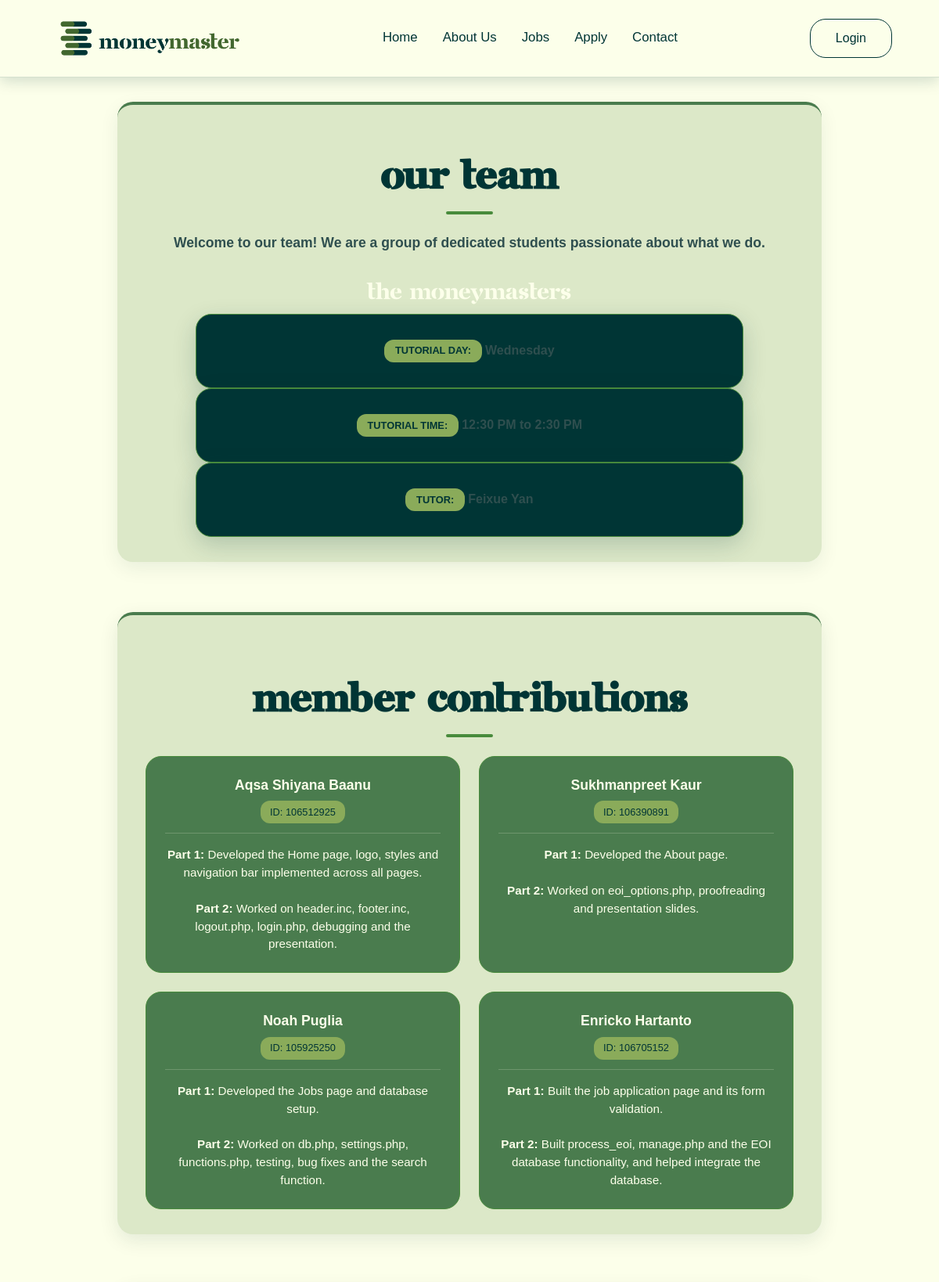
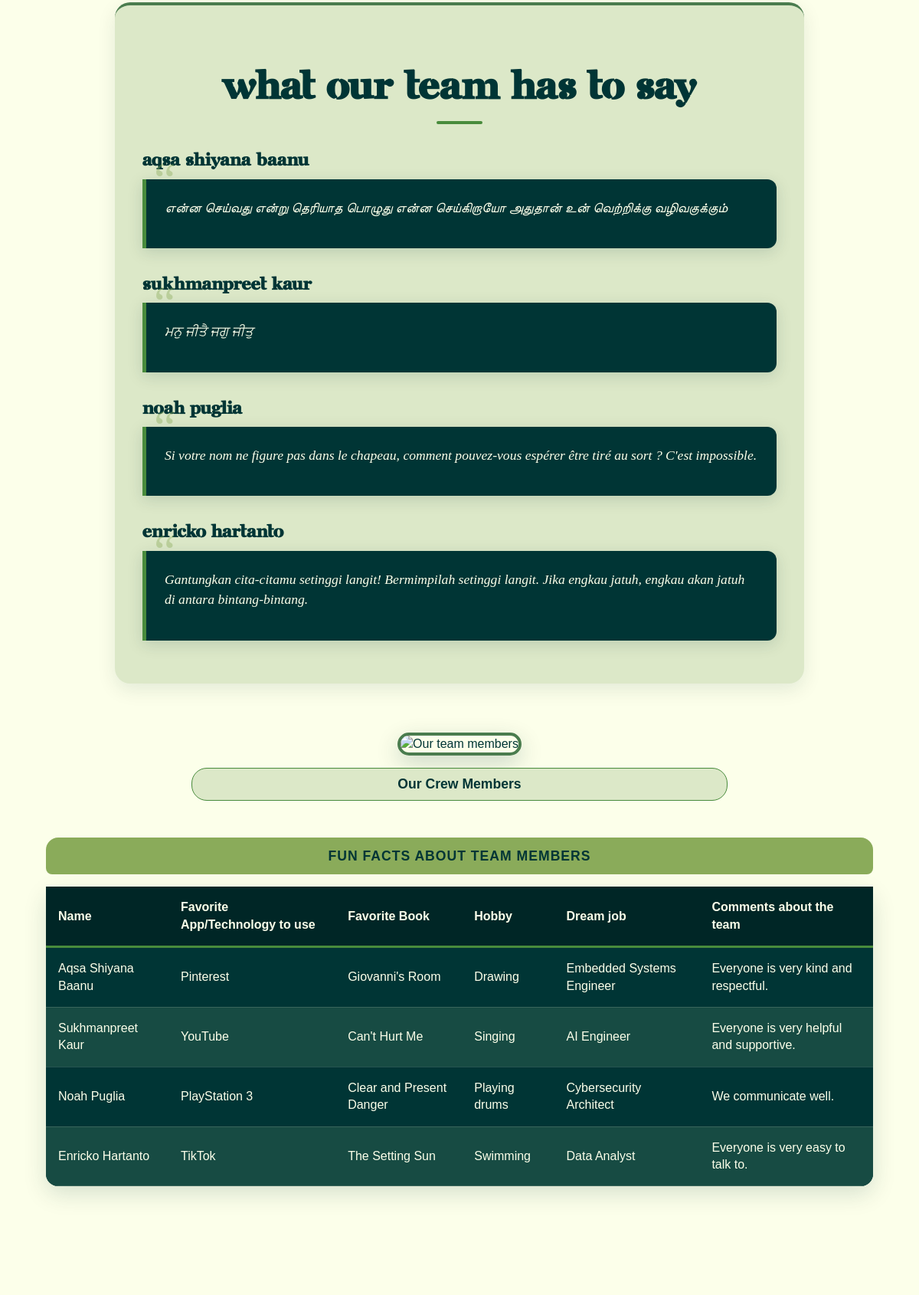
Screenshot of /project2/about.php (upper part) with the database file from the repository (2 pictures, top to bottom).
### tables this page shows
CREATE TABLE IF NOT EXISTS about_team (
    id INT AUTO_INCREMENT PRIMARY KEY,
    team_name VARCHAR(50) NOT NULL,
    intro TEXT NOT NULL,
    class_day VARCHAR(30) NOT NULL,
    class_time VARCHAR(30) NOT NULL,
    tutor VARCHAR(50) NOT NULL
);

CREATE TABLE IF NOT EXISTS about_members (
    member_id INT AUTO_INCREMENT PRIMARY KEY,
    name VARCHAR(100) NOT NULL,
    student_id VARCHAR(12) NOT NULL,
    part1_work TEXT NOT NULL,
    part2_work TEXT NOT NULL,
    quote VARCHAR(500) NOT NULL
);

CREATE TABLE IF NOT EXISTS about_member_facts (
    fact_id INT AUTO_INCREMENT PRIMARY KEY,
    member_name VARCHAR(100) NOT NULL,
    favorite_app VARCHAR(100) NOT NULL,
    favorite_book VARCHAR(100) NOT NULL,
    hobby VARCHAR(100) NOT NULL,
    dream_job VARCHAR(100) NOT NULL,
    team_comment TEXT NOT NULL
);

### project2/about.php (the view, shortened to what this page needs)
<?php
$teamResult = mysqli_query(
    $conn,
    "SELECT * FROM about_team LIMIT 1"
);
$team = mysqli_fetch_assoc($teamResult);
$membersResult = mysqli_query(
    $conn,
    "SELECT * FROM about_members ORDER BY member_id"
);
$quotesResult = mysqli_query(
    $conn,
    "SELECT name, quote FROM about_members ORDER BY member_id"
);
$factsResult = mysqli_query(
    $conn,
    "SELECT * FROM about_member_facts ORDER BY fact_id"
);
?>
<!DOCTYPE html>
<html lang="en">
<head>
 <link href="styles/styles.css?v=2" rel="stylesheet">
</head>
<body>
<?php include __DIR__ . '/header.inc'; ?>
<main class="about-page">
	<section>
    <h1>Our Team</h1>
    <p><?= htmlspecialchars($team['intro']) ?></p>
    <h2 class="team-name">
        <?= htmlspecialchars($team['team_name']) ?>
    </h2>
    <ul>
        <li>
            <span>Tutorial Day:</span>
            <strong><?= htmlspecialchars($team['class_day']) ?></strong>
        </li>
        <li>
            <span>Tutorial Time:</span>
            <strong><?= htmlspecialchars($team['class_time']) ?></strong>
        </li>
        <li>
            <span>Tutor:</span>
            <strong><?= htmlspecialchars($team['tutor']) ?></strong>
        </li>
    </ul>
</section>
<section class="contributions-section">
    <h1 class="section-title">Member Contributions</h1>
    <dl class="contributions-list">
        <?php while ($member = mysqli_fetch_assoc($membersResult)): ?>
            <div class="contribution-card">
                <dt class="member-header">
                    <span class="member-name">
                        <?= htmlspecialchars($member['name']) ?>
                    </span>
                    <span class="student-id">
                        ID: <?= htmlspecialchars($member['student_id']) ?>
                    </span>
                </dt>
                <dd class="member-details">
                    <strong>Part 1:</strong>
                    <?= nl2br(htmlspecialchars($member['part1_work'])) ?>
                    <br><br>
                    <strong>Part 2:</strong>
                    <?= nl2br(htmlspecialchars($member['part2_work'])) ?>
                </dd>
            </div>
        <?php endwhile; ?>
    </dl>
</section>
 <section>
    <h1>What our team has to say</h1>
    <?php while ($person = mysqli_fetch_assoc($quotesResult)): ?>
        <h2 class="name">
            <?= htmlspecialchars($person['name']) ?>
        </h2>
        <blockquote>
            <p>
                <?= htmlspecialchars($person['quote']) ?>
            </p>
        </blockquote>
    <?php endwhile; ?>
</section>
<figure>
    <img src="images/group.png" alt="Our team members">
    <figcaption>Our Crew Members</figcaption>
</figure>
<table>
    <caption>Fun Facts about team members</caption>
    <thead>
        <tr>
            <th>Name</th>
            <th>Favorite App/Technology to use</th>
            <th>Favorite Book</th>
            <th>Hobby</th>
            <th>Dream job</th>
            <th>Comments about the team</th>
        </tr>
    </thead>
    <tbody>
        <?php while ($fact = mysqli_fetch_assoc($factsResult)): ?>
            <tr>
                <td><?= htmlspecialchars($fact['member_name']) ?></td>
                <td><?= htmlspecialchars($fact['favorite_app']) ?></td>
                <td><?= htmlspecialchars($fact['favorite_book']) ?></td>
                <td><?= htmlspecialchars($fact['hobby']) ?></td>
                <td><?= htmlspecialchars($fact['dream_job']) ?></td>
                <td><?= htmlspecialchars($fact['team_comment']) ?></td>
            </tr>
        <?php endwhile; ?>
    </tbody>
</table>
  </main>
</body>
</html>

### project2/about.php (style rules this page uses)
.about-page > section:first-child { padding-top: 1rem; }

### rows the page displays
about_team: intro "Welcome to our team! We are a group of dedicated students passionate about what we do.", team_name "The Moneymasters", class_day "Wednesday", class_time "12:30 PM to 2:30 PM", tutor "Feixue Yan"
about_members: name "Aqsa Shiyana Baanu", student "106512925", part1_work "Developed the Home page, logo, styles and navigation bar implemented across all pages.", part2_work "Worked on header.inc, footer.inc, logout.php, login.php, debugging and the presentation.", quote "என்ன செய்வது என்று தெரியாத பொழுது என்ன செய்கிறாயோ அதுதான் உன் வெற்றிக்கு வழிவகுக்கும்"
about_members: name "Sukhmanpreet Kaur", student "106390891", part1_work "Developed the About page.", part2_work "Worked on eoi_options.php, proofreading and presentation slides.", quote "ਮਨੁ ਜੀਤੈ ਜਗੁ ਜੀਤੁ"
about_members: name "Noah Puglia", student "105925250", part1_work "Developed the Jobs page and database setup.", part2_work "Worked on db.php, settings.php, functions.php, testing, bug fixes and the search function.", quote "Si votre nom ne figure pas dans le chapeau, comment pouvez-vous espérer être tiré au sort ? C'est impossible."
about_members: name "Enricko Hartanto", student "106705152", part1_work "Built the job application page and its form validation.", part2_work "Built process_eoi, manage.php and the EOI database functionality, and helped integrate the database.", quote "Gantungkan cita-citamu setinggi langit! Bermimpilah setinggi langit. Jika engkau jatuh, engkau akan jatuh di antara bintang-bintang."
about_member_facts: member_name "Aqsa Shiyana Baanu", favorite_app "Pinterest", favorite_book "Giovanni's Room", hobby "Drawing", dream_job "Embedded Systems Engineer", team_comment "Everyone is very kind and respectful."
about_member_facts: member_name "Sukhmanpreet Kaur", favorite_app "YouTube", favorite_book "Can't Hurt Me", hobby "Singing", dream_job "AI Engineer", team_comment "Everyone is very helpful and supportive."
about_member_facts: member_name "Noah Puglia", favorite_app "PlayStation 3", favorite_book "Clear and Present Danger", hobby "Playing drums", dream_job "Cybersecurity Architect", team_comment "We communicate well."
about_member_facts: member_name "Enricko Hartanto", favorite_app "TikTok", favorite_book "The Setting Sun", hobby "Swimming", dream_job "Data Analyst", team_comment "Everyone is very easy to talk to."
